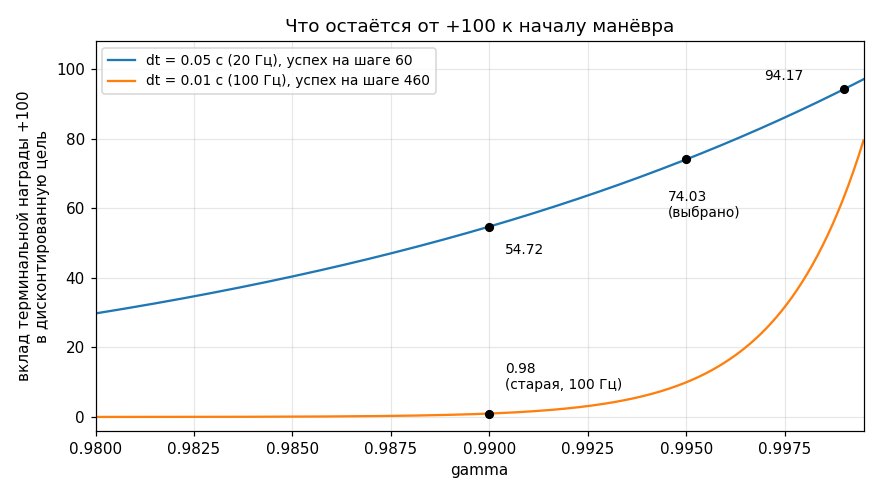

This chart was generated by the following Python code:
# -*- coding: utf-8 -*-
"""Стоимость терминальной награды +100 в дисконтированной цели как функция gamma.

Все числа взяты из главы 02_gym_env.md, §5 (таблица пробы 4 из track_a_car/probe.py):
  старая (100 Гц): dt = 0.01 с, медианный шаг успеха 460, 100 * 0.99^460  = 0.98
  новая  (20 Гц):  dt = 0.05 с, типичный шаг успеха  60, 100 * 0.99^60   = 54.72
                                                         100 * 0.995^60  = 74.03
                                                         100 * 0.999^60  = 94.17
Кривые — та же формула 100 * gamma**k при тех же k. Ничего не выдумано.

Пересборка: python images/gamma_terminal_value.py
"""
import numpy as np
import matplotlib

matplotlib.use("Agg")
import matplotlib.pyplot as plt

K_OLD, K_NEW = 460, 60  # шаг политики, на котором приходит +100
R_TERM = 100.0

g = np.linspace(0.980, 0.9995, 600)

fig, ax = plt.subplots(figsize=(8, 4.5))
ax.plot(g, R_TERM * g ** K_NEW, label="dt = 0.05 с (20 Гц), успех на шаге 60")
ax.plot(g, R_TERM * g ** K_OLD, label="dt = 0.01 с (100 Гц), успех на шаге 460")

pts = [
    (0.990, R_TERM * 0.990 ** K_OLD, "0.98\n(старая, 100 Гц)", (10, 16)),
    (0.990, R_TERM * 0.990 ** K_NEW, "54.72", (10, -18)),
    (0.995, R_TERM * 0.995 ** K_NEW, "74.03\n(выбрано)", (-12, -38)),
    (0.999, R_TERM * 0.999 ** K_NEW, "94.17", (-52, 6)),
]
for x, y, text, off in pts:
    ax.plot([x], [y], "o", color="black", markersize=5, zorder=5)
    ax.annotate(text, (x, y), textcoords="offset points", xytext=off, fontsize=9)

ax.set_xlabel("gamma")
ax.set_ylabel("вклад терминальной награды +100\nв дисконтированную цель")
ax.set_title("Что остаётся от +100 к началу манёвра")
ax.set_xlim(0.980, 0.9995)
ax.set_ylim(-4, 108)
ax.grid(True, alpha=0.3)
ax.legend(loc="upper left", fontsize=9)
fig.tight_layout()
fig.savefig("images/gamma_terminal_value.png", dpi=110)
print("ok")
